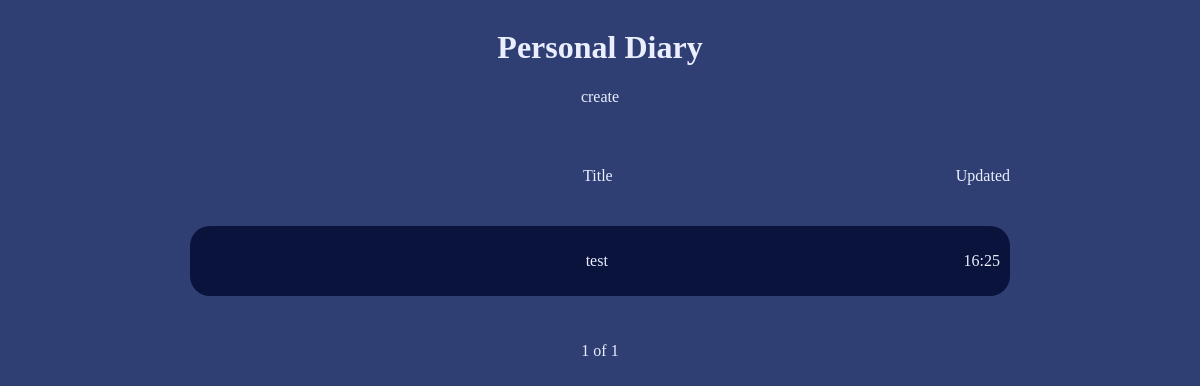
The app's page /posts/, older data.
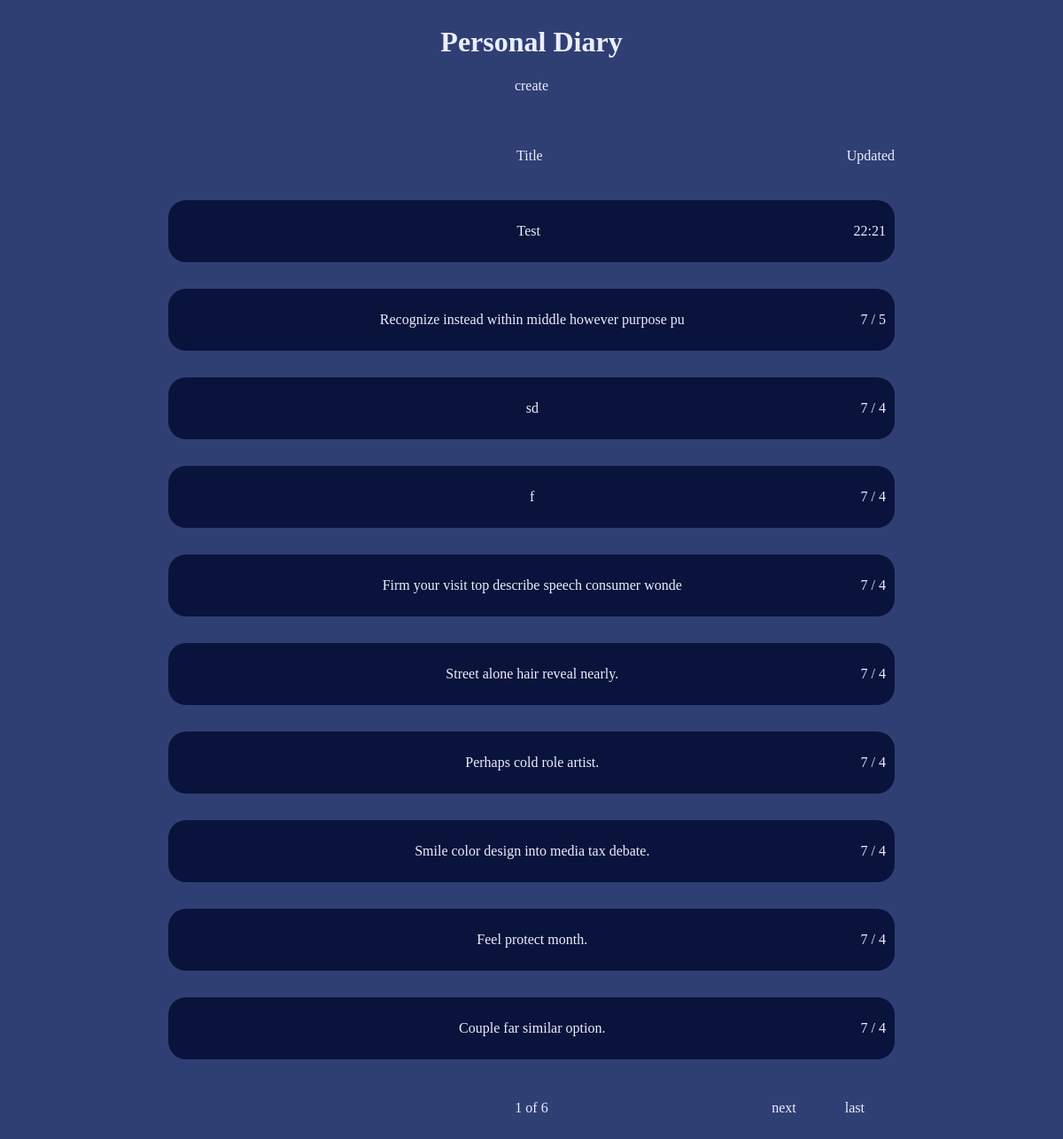
The same page, newer data.
### posts/models.py (models this page shows, shortened)
class Post(models.Model):
    title = models.CharField(max_length=50)
    content = models.TextField(validators=[MinLengthValidator(10, 'need at least 10 letters.'),
                                        validateSymbols])
    createdAt = models.DateTimeField(verbose_name="Date Created", auto_now_add=True)
    modifiedAt = models.DateTimeField(verbose_name="Date Modified", auto_now=True)

### posts/views.py (the view)
# urls.py: path('posts/', views.PostListView.as_view(), name='post-list'),
class PostListView(ListView):
    model = Post
    ordering = ['-modifiedAt']
    paginate_by = 10
    def get_context_data(self, **kwargs):
        context = super().get_context_data(**kwargs)
        context['today'] = date.today()
        return context

### posts/templates/posts/post_list.html (shortened to what this page needs)
{% extends './base.html' %}
{% load static %}
{% block css%}
<link rel="stylesheet" href={% static 'posts/css/style.css' %}>
{% endblock css%}
{% block header %}
<h1 id="title">Personal Diary</h1>
<a href={% url 'post-create' %}>create</a>
{% endblock header %}
{% block container%}
{% if page_obj.object_list %}
<div class="header">
  <div class="title">
    Title
  </div>
  <div class="updated">
    Updated
  </div>
</div>
{% for post in page_obj.object_list %}
  <a href={% url 'post-detail' post.id %}>
    <div class="contentContainer">
      <div class="title">
        {{post.title}}
      </div>
      <div class="updated">
        {% if post.modifiedAt.day == today.day %}
        {{post.modifiedAt|time:"H:i"}}
        {% else %}
        {{post.modifiedAt.month}} / {{post.modifiedAt.day}}
        {% endif %}
      </div>
    </div>
{% endfor%}
      <div class="paginator">
        <span>
          <p>{{page_obj.number}} of {{page_obj.paginator.num_pages}}</p>
        </span>
        {% if page_obj.has_next %}
          <a href="?page={{page_obj.next_page_number}}" class="next">next</a>
          <a href="?page={{page_obj.paginator.num_pages}}" class="last">last</a>
        {% else %}
          <div class="next"></div>
          <div class="last"></div>
        {% endif %}
      </div>
{% else %}
<div class="blank">
  <p>No Content</p>
</div>
{% endif %} {% endblock container%}

### posts/templates/posts/base.html (shortened to what this page needs)
{% load static %}
<!DOCTYPE html>
<html lang="en">
  <head>
    {% block css%}
    {% endblock css%}
  </head>
  <body>
    {% block header %} {% endblock header %}
    <div class="post-container">
      {% block container %} {% endblock container %}
    </div>
  </body>
</html>

### posts/static/posts/css/style.css (style rules this page uses)
* { color: rgb(235, 238, 255); }
body { background-color: rgb(47 63 115); display: flex; flex-direction: column; align-items: center; }
h1 { text-align: center; }
a { text-decoration: none; }
.post-container { margin: 50px auto; }
.header, .contentContainer { background-color: rgb(10 19 59); border-radius: 20px; width: 800px; height: 50px; margin-bottom: 30px; padding: 10px; display: flex; justify-content: space-between; align-items: center; }
.header { background-color: rgb(47 63 115); height: 20px; position: relative; left: 10px; }
.title { margin-left: 30px; text-align: center; flex: 1; }
.paginator { display: flex; justify-content: space-around; align-items: center; }
.paginator > *:not(span) { width: 30px; }
.paginator .next { margin-left: 200px; }

Row changes from the older to the newer data that the page shows:
removed Post: title "test", modifiedAt "16:25"
added Post: title "Test", modifiedAt "22:21"
added Post: title "Recognize instead within middle however purpose pu", modifiedAt.month "7", modifiedAt.day "5"
added Post: title "sd", modifiedAt.month "7", modifiedAt.day "4"
added Post: title "f", modifiedAt.month "7", modifiedAt.day "4"
added Post: title "Firm your visit top describe speech consumer wonde", modifiedAt.month "7", modifiedAt.day "4"
added Post: title "Street alone hair reveal nearly.", modifiedAt.month "7", modifiedAt.day "4"
added Post: title "Perhaps cold role artist.", modifiedAt.month "7", modifiedAt.day "4"
added Post: title "Smile color design into media tax debate.", modifiedAt.month "7", modifiedAt.day "4"
added Post: title "Feel protect month.", modifiedAt.month "7", modifiedAt.day "4"
added Post: title "Couple far similar option.", modifiedAt.month "7", modifiedAt.day "4"
Text that changed along with them:
{{ page_obj.paginator.num_pages }}: "1" → "6"
text now shown: "next last"
